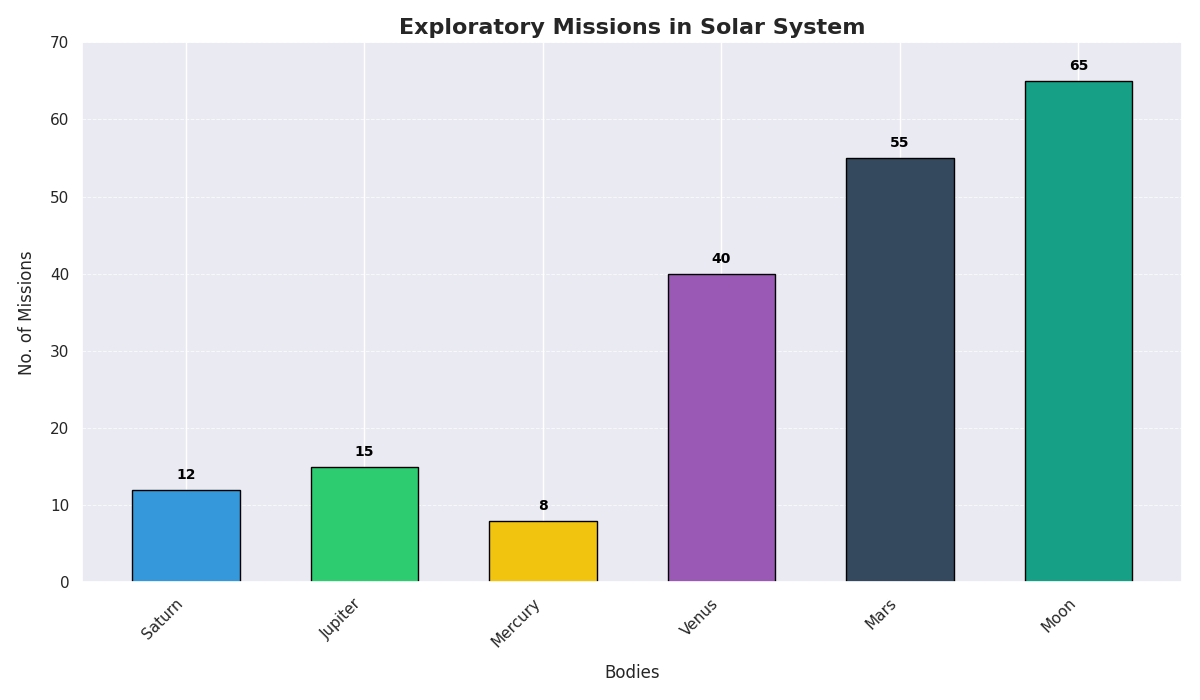

The Python source for this figure:
import matplotlib.pyplot as plt
import numpy as np

# Updated data for planetary missions
bodies = ['Saturn', 'Jupiter', 'Mercury', 'Venus', 'Mars', 'Moon']
counts = [12, 15, 8, 40, 55, 65]

# Updated color palette for bars
new_colors = ['#3498db', '#2ecc71', '#f1c40f', '#9b59b6', '#34495e', '#16a085']

# Set up the plot
fig, ax = plt.subplots(figsize=(12, 7))

# Plot the bar chart
bars = ax.bar(bodies, counts, color=new_colors, edgecolor='black', width=0.6)

# Annotate each bar
for bar, count in zip(bars, counts):
    yval = bar.get_height()
    ax.text(bar.get_x() + bar.get_width()/2, yval + 1, str(count), ha='center', va='bottom', fontsize=10, fontweight='bold', color='black')

# Titles and labels
ax.set_title('Exploratory Missions in Solar System', fontsize=16, fontweight='bold')
ax.set_xlabel('Bodies', fontsize=12, labelpad=10)
ax.set_ylabel('No. of Missions', fontsize=12, labelpad=10)

# Customize x-axis labels
ax.set_xticks(np.arange(len(bodies)))
ax.set_xticklabels(bodies, rotation=45, ha='right')

# Set limits and grid
ax.set_ylim(0, 70)
ax.grid(True, which='both', axis='y', linestyle='--', linewidth=0.7, alpha=0.7)

# Adjust layout
plt.tight_layout()

# Show the plot
plt.show()
